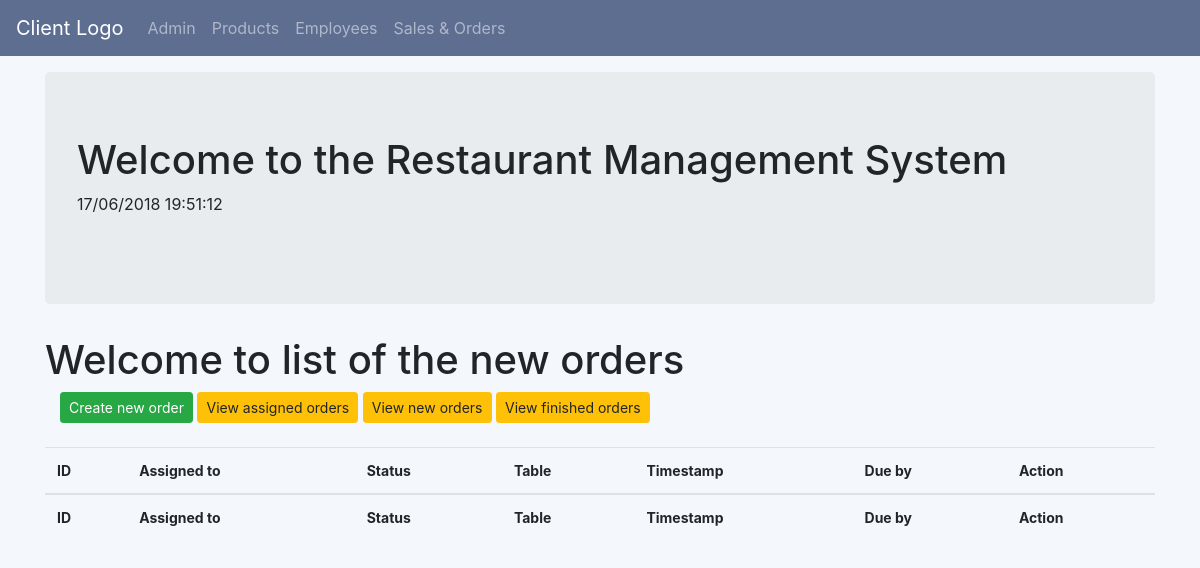
/oms/neworderlist/, run on an earlier commit of the app's database.
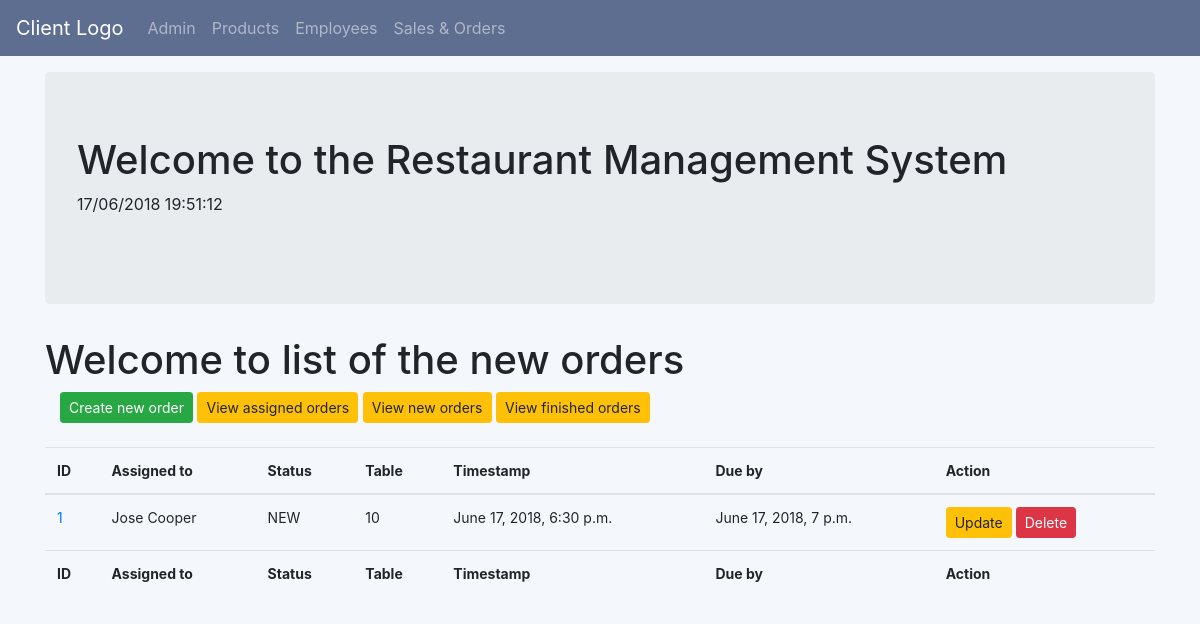
And on a later commit of the database.
### oms/models.py (models this page shows, shortened)
class Order (models.Model):
    STATUS_CHOICES = (
    ('NEW','NEW'),
    ('ASSIGNED','ASSIGNED'),
    ('FINISHED','FINISHED'),
    ('CLOSED','CLOSED'),
    )
    assigned = models.ForeignKey(Employee,on_delete=models.CASCADE, related_name='assigned', verbose_name='Assigned to')
    status = models.CharField(
        max_length=256,
        choices=STATUS_CHOICES,
        default='NEW',
    )
    total = models.DecimalField(max_digits=5, decimal_places=2)
    product = models.ManyToManyField(Product)
    table = models.PositiveIntegerField(validators=[MaxValueValidator(15),])
    timestamp = models.DateTimeField(default=timezone.now())
    due_date = models.DateTimeField(default=timezone.now()+timedelta(minutes=30))
    @property
    def total(self):
        result = self.product.aggregate(Sum('price'))
        return result['price__sum']

class Employee(models.Model):
    fname = models.CharField(blank=True, max_length=100, verbose_name='First name')
    lname = models.CharField(blank=True, max_length=100, verbose_name='Last name')
    country = CountryField()
    address = models.CharField(blank=True, max_length=100, verbose_name='Postal address')
    telephone = models.IntegerField(null=True, blank=True)
    active = models.BooleanField(default=True, verbose_name='Is active')
    def __str__(self):
        return self.fname +' '+ self.lname

### oms/views.py (the view)
# urls.py: path('neworderlist/',views.NewOrderListView.as_view(),name='new_order_list'),
class NewOrderListView(ListView):
    context_object_name = 'orders'
    model = models.Order
    queryset = Order.objects.order_by('id')
    queryset = Order.objects.filter(status='NEW')
    template_name = 'oms/new_order_list.html'

### oms/templates/oms/new_order_list.html
{% extends "oms/oms_base.html" %}
{% block body_block %}
<h1>Welcome to list of the new orders</h1>
<div class="container">
    <a class = 'btn btn-success btn-sm 'href="{% url 'oms:order_create'%}">Create new order</a>
    <a class = 'btn btn-warning btn-sm 'href="{% url 'oms:assigned_order_list'%}">View assigned orders</a>
    <a class = 'btn btn-warning btn-sm 'href="{% url 'oms:new_order_list'%}">View new orders</a>
    <a class = 'btn btn-warning btn-sm 'href="{% url 'oms:finished_order_list'%}">View finished orders</a>
    <br></br>
</div>
    <table style="font-size:14px;" class="table table-hover" style='width:100%'>
        <thead>
            <tr>
                <th>ID</th>
                <th>Assigned to</th>
                <th>Status</th>
                <th>Table</th>
                <th>Timestamp</th>
                <th>Due by</th>
                <th>Action</th>
            </tr>
        </thead>
        <tbody>
            {% for order in orders %}
            <tr>
                <td> <a href="{{order.id}}">{{order.id}}</a></td>
                <td> {{order.assigned}}
                <td> {{order.status}} </td>
                <td> {{order.table}} </td>
                <td> {{order.timestamp}} </td>
                <td> {{order.due_date}} </td>
                <td>
                    <a class = 'btn btn-warning btn-sm' href="{% url 'oms:order_update' pk=order.pk %}">Update</a>
                    <a class = 'btn btn-danger btn-sm' href="{% url 'oms:order_delete' pk=order.pk %}">Delete</a>
                </td>
            </tr>
            {% endfor %}
        </tbody>
        <tfoot>
            <tr>
                <th>ID</th>
                <th>Assigned to</th>
                <th>Status</th>
                <th>Table</th>
                <th>Timestamp</th>
                <th>Due by</th>
                <th>Action</th>
            </tr>
       </tfoot>
    </table>
{% endblock %}

What changed in the data, as far as the page shows it:
added Order: id "1", assigned "Jose Cooper", status "NEW", table "10", timestamp "June 17, 2018, 6:30 p.m.", due_date "June 17, 2018, 7 p.m."
